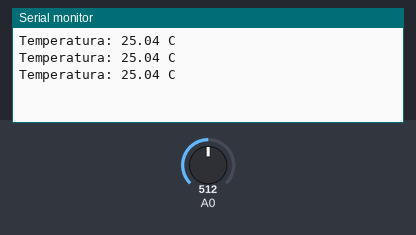
Simulated run of this sketch. Board: Arduino Uno, built with avr-gcc and run on an emulated ATmega328P. Parts: the last lines printed to the serial monitor. Inputs (shaded band) come from the test bench; at power-on: A0 = 512.

Above: at 1.3 s.
1.4 s: A0 set to 716
At 1.9 s:
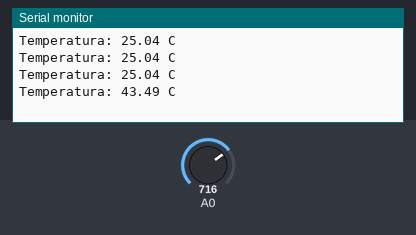
2.9 s: A0 set to 900
At 3.4 s:
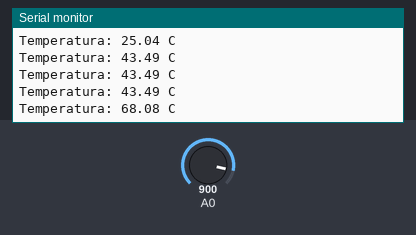
Timing chart, 0 to 5.9 s (numbered marks = the images above; inputs shaded):
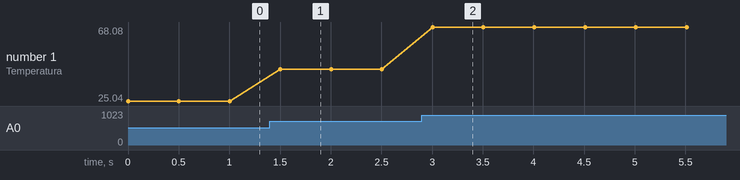

The sketch:

Termistor_de_10k_NTC.ino
```cpp
int Vo;
float R1 = 10000;              // resistencia fija del divisor de tension
float logR2, R2, TEMPERATURA;
float c1 = 2.108508173e-03, c2 = 0.7979204727e-04, c3 = 6.535076315e-07;
// coeficientes de S-H en pagina:
// http://www.thinksrs.com/downloads/programs/Therm%20Calc/NTCCalibrator/NTCcalculator.htm

void setup() {
Serial.begin(9600);		// inicializa comunicacion serie a 9600 bps
}

void loop() {
  Vo = analogRead(A0);			// lectura de A0
  R2 = R1 * (1023.0 / (float)Vo - 1.0);	// conversion de tension a resistencia
  logR2 = log(R2);			// logaritmo de R2 necesario para ecuacion
  TEMPERATURA = (1.0 / (c1 + c2*logR2 + c3*logR2*logR2*logR2)); 	// ecuacion S-H
  TEMPERATURA = TEMPERATURA - 273.15;   // Kelvin a Centigrados (Celsius)

  Serial.print("Temperatura: "); 	// imprime valor en monitor serie
  Serial.print(TEMPERATURA);
  Serial.println(" C");
  delay(500);				// demora de medio segundo entre lecturas
}
```

Measured:
- after the input at 1.4 s, the serial monitor: prints a new line after 0.10 s (image 1)
- after the input at 2.9 s, the serial monitor: prints a new line after 0.11 s (image 2)
- plotted number 1: 25.04 → 43.49 after the input at 1.4 s, 43.49 → 68.08 after the input at 2.9 s
